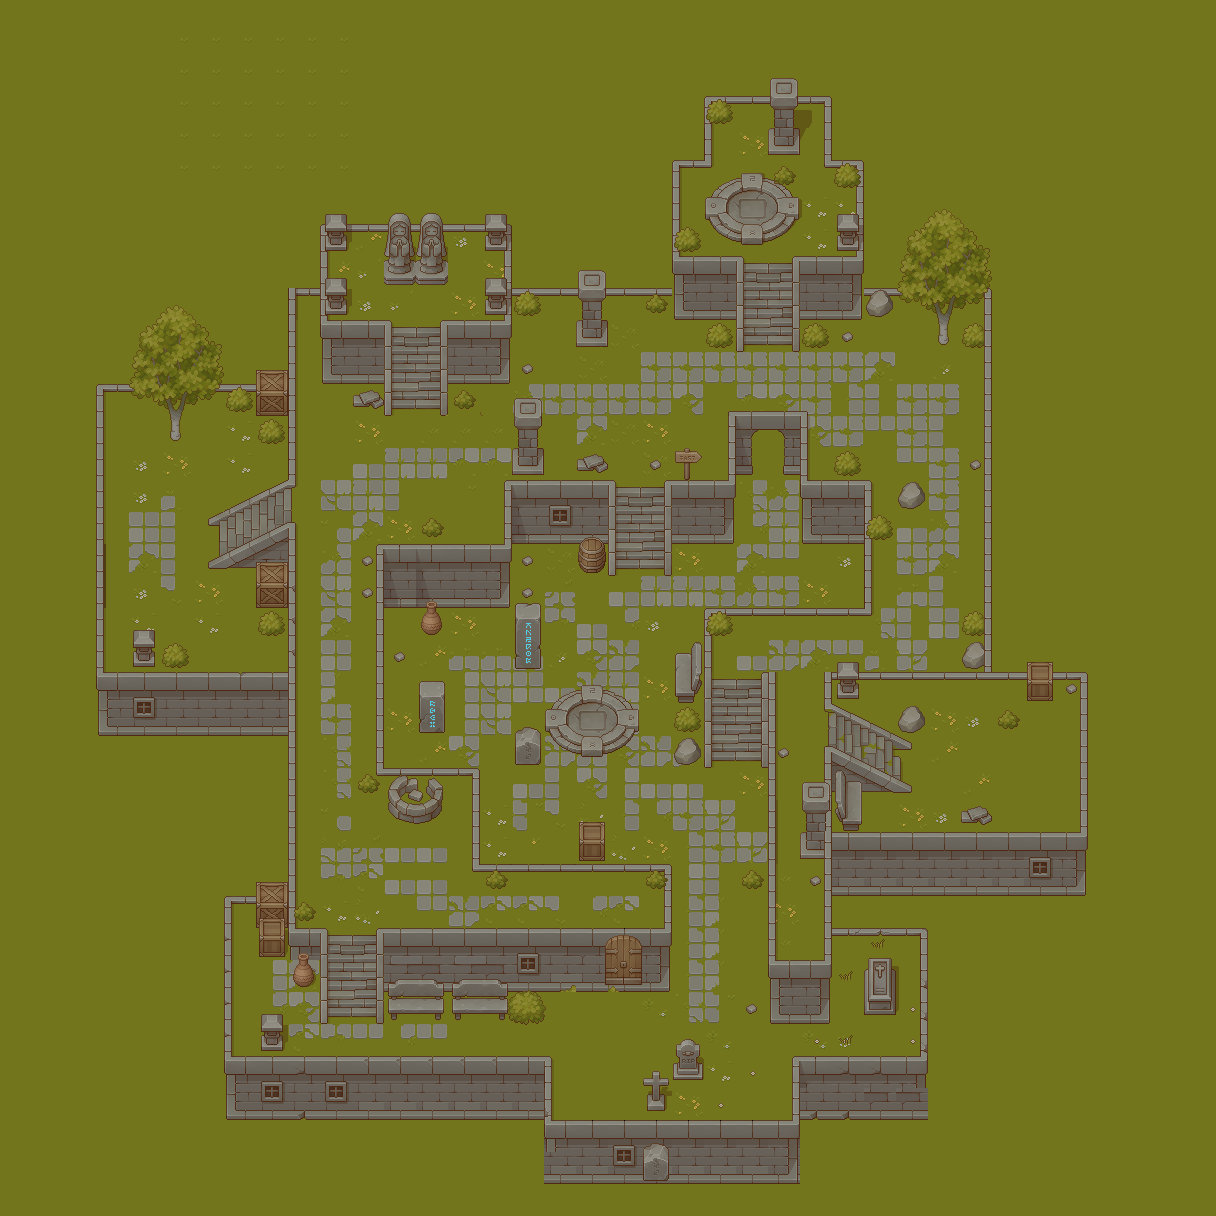

A level layout from a 2D game, rendered from its tile map. Below: a short description, then the map file with tile-grid data replaced by summaries:
An orthogonal 38x38 tile map with 32x32 px tiles, 5 tile layers (background, walls, runes, inscription, ...), 7 tilesets and 401 objects.

<map version="1.10" tiledversion="1.11.2" orientation="orthogonal" renderorder="right-down" width="38" height="38" tilewidth="32" tileheight="32" infinite="0" nextlayerid="11" nextobjectid="595">
 <tileset firstgid="1" source="../base/TX Tileset Grass.tsx" />
 <tileset firstgid="65" source="../base/TX Tileset Wall.tsx" />
 <tileset firstgid="321" source="../structures/TX Struct.tsx" />
 <tileset firstgid="577" source="../props/TX Props.tsx" />
 <tileset firstgid="833" source="../props/TX Props with Shadow.tsx" />
 <tileset firstgid="1089" source="../plants/TX Plant.tsx" />
 <tileset firstgid="1345" source="../base/TX Tileset Stone Ground.tsx" />
 <layer id="1" name="background" width="38" height="38">
  <data>[1444 cells, 1444 non-empty, 42 distinct tile ids]</data>
 </layer>
 <layer id="4" name="walls" width="38" height="38">
  <data>[1444 cells, 381 non-empty, 126 distinct tile ids]</data>
 </layer>
 <layer id="6" name="runes" width="38" height="38">
  <data>[1444 cells, 161 non-empty, 95 distinct tile ids]</data>
 </layer>
 <layer id="8" name="inscription" width="38" height="38">
  <data>[1444 cells, 6 non-empty, 5 distinct tile ids]</data>
 </layer>
 <layer id="7" name="obstacle" width="38" height="38">
  <data>[1444 cells, 127 non-empty, 79 distinct tile ids]</data>
 </layer>
 <objectgroup id="2" name="wall">
  <object id="7" x="392.481" y="234.249" width="41.7053" height="43.1258" />
  <object id="11" x="777.636" y="98.1818" width="13.8182" height="48.7273" />
  <object id="12" x="518.25" y="604" width="18.75" height="68" />
  <object id="13" x="582" y="544" width="20" height="24" />
  <object id="14" x="1033.27" y="668.909" width="12.7273" height="23.0909" />
  <object id="15" x="905.875" y="707.375" width="8" height="6.5" />
  <object id="16" x="959.875" y="607.875" width="23.875" height="63.5" />
  <object id="18" x="875.614" y="965.636" width="9.9545" height="20.9545" />
  <object id="21" x="274.833" y="878.5" width="14.6667" height="65" />
  <object id="22" x="301.273" y="958" width="9.72727" height="15.5" />
  <object id="23" x="390.625" y="780.875" width="48.625" height="17.0568" />
  <object id="24" x="300" y="904" width="13" height="18.5" />
  <object id="25" x="495.803" y="872.364" width="4.40909" height="2.36364" />
  <object id="27" x="262.136" y="1034.18" width="7.5" height="13.2273" />
  <object id="29" x="221.5" y="894.5" width="33.5" height="10" />
  <object id="30" x="210.333" y="893.167" width="14" height="229.5" />
  <object id="31" x="230" y="1063.33" width="321" height="56.6667" />
  <object id="32" x="542.833" y="1066.38" width="5.66667" height="117.25" />
  <object id="33" x="554" y="1116" width="248" height="68" />
  <object id="34" x="791" y="1057" width="141" height="58" />
  <object id="35" x="832.636" y="929.151" width="97.3636" height="7.84847" />
  <object id="36" x="913" y="924" width="18" height="139" />
  <object id="37" x="385.727" y="938.849" width="166.94" height="46.4849" />
  <object id="38" x="553" y="938.485" width="115" height="48.5151" />
  <object id="39" x="659" y="860" width="11" height="73" />
  <object id="40" x="765.313" y="962.182" width="66.75" height="59.8182" />
  <object id="41" x="675" y="1039" width="26" height="40" />
  <object id="42" x="644" y="1069" width="23" height="41" />
  <object id="46" x="763.273" y="670.205" width="1.81818" height="311.25" />
  <object id="47" x="833.152" y="847.197" width="260.515" height="49.3031" />
  <object id="49" x="1050" y="671" width="39" height="11" />
  <object id="50" x="1093.36" y="669.636" width="11" height="167" />
  <object id="51" x="833.25" y="681.25" width="196.125" height="1.36364" />
  <object id="52" x="845.25" y="680.784" width="4.875" height="11.4659" />
  <object id="55" x="904.75" y="486.75" width="14.25" height="19.25" />
  <object id="56" x="872" y="516.75" width="11.75" height="22.25" />
  <object id="58" x="809" y="482" width="60" height="61" />
  <object id="59" x="865.659" y="479.909" width="3.40909" height="136" />
  <object id="61" x="707.932" y="612" height="28.4546" />
  <object id="62" x="689.636" y="662" width="10.3636" height="20.3636" />
  <object id="63" x="693.545" y="710.091" width="3.45455" height="8.27273" />
  <object id="65" x="516" y="726" width="22" height="36" />
  <object id="66" x="582" y="814" width="22" height="50" />
  <object id="68" x="657.364" y="874.273" width="4.36364" height="2.81818" />
  <object id="69" x="99.625" y="675" width="192" height="76" />
  <object id="70" x="130.667" y="624" width="25.3333" height="46.6667" />
  <object id="71" x="156" y="641.333" width="29.3333" height="29.3333" />
  <object id="73" x="288" y="289.333" width="25.3333" height="5.33333" />
  <object id="74" x="289.333" y="293.333" width="4" height="193.333" />
  <object id="75" x="254.667" y="380" width="26.6667" height="34.6667" />
  <object id="76" x="92" y="378.667" width="188" height="14.6667" />
  <object id="77" x="94.6667" y="389.333" width="6.66667" height="288" />
  <object id="78" x="377.333" y="550.667" width="132" height="58.6667" />
  <object id="79" x="420" y="597.333" width="20" height="37.3333" />
  <object id="80" x="422.727" y="687.455" width="16.5455" height="41.6364" />
  <object id="81" x="376" y="602.667" width="6.66667" height="169.333" />
  <object id="82" x="377.333" y="765.333" width="105.333" height="10.6667" />
  <object id="83" x="474.727" y="772" width="1.27273" height="94.6667" />
  <object id="84" x="476.242" y="862.667" width="186.424" height="3.69697" />
  <object id="86" x="289.333" y="522.667" width="6.66667" height="437.333" />
  <object id="87" x="290.667" y="931.027" width="30.6667" height="25.4196" />
  <object id="89" x="322.837" y="938.724" width="2.42657" height="74.9767" />
  <object id="90" x="506.667" y="482.667" width="5.33333" height="112" />
  <object id="91" x="508.833" y="484.667" width="103.962" height="54.75" />
  <object id="92" x="667.545" y="481.333" width="69.7878" height="62.6667" />
  <object id="94" x="734.667" y="413.667" width="7.7917" height="62.3333" />
  <object id="96" x="802.417" y="418.708" width="5.4167" height="54.6667" />
  <object id="97" x="328" y="214.667" width="16" height="36" />
  <object id="98" x="325.333" y="274.667" width="20" height="37.3333" />
  <object id="99" x="486.667" y="213.333" width="17.3333" height="38.6667" />
  <object id="100" x="318.667" y="221.333" width="186.667" height="12" />
  <object id="101" x="488.849" y="298.545" width="17.8182" height="17.4545" />
  <object id="102" x="502.667" y="228" width="4" height="154.667" />
  <object id="103" x="450.424" y="324" width="54.9091" height="60" />
  <object id="105" x="320" y="222.667" width="9.33333" height="162.667" />
  <object id="106" x="316" y="318.667" width="65.5455" height="64" />
  <object id="109" x="577.333" y="272" width="26.6667" height="76" />
  <object id="110" x="518.75" y="398.667" width="16.5833" height="70.6667" />
  <object id="112" x="172" y="308" width="6.75" height="116.372" />
  <object id="114" x="122.667" y="304" width="109.333" height="108">
   <ellipse />
  </object>
  <object id="115" x="717.212" y="323.394" width="12.3636" height="15.0909">
   <ellipse />
  </object>
  <object id="116" x="646.667" y="294.667" width="20" height="18.6667">
   <ellipse />
  </object>
  </objectgroup>
 <objectgroup id="10" name="spawn_point" visible="0">
  <!-- 276 objects omitted --></objectgroup>
 <objectgroup id="9" name="enemy_spawn" visible="0">
  <!-- 275 objects omitted --></objectgroup>
</map>
<!-- 319 of 401 objects omitted -->
